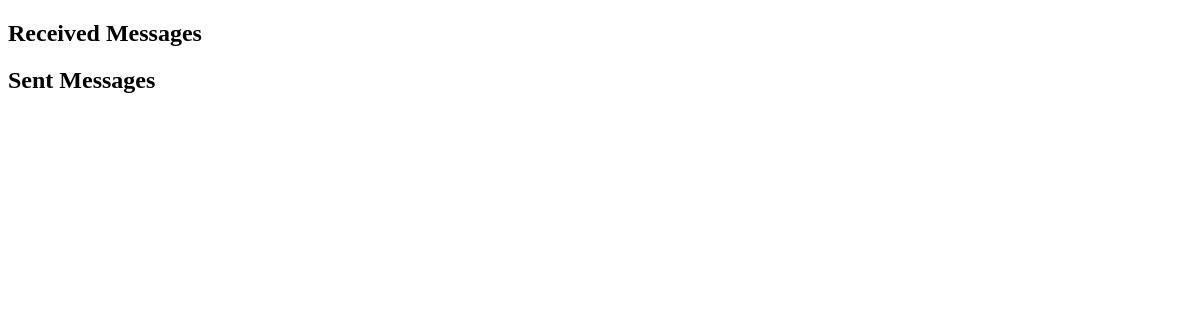
Before: /messages/message_list/ (signed in) with the older database file.
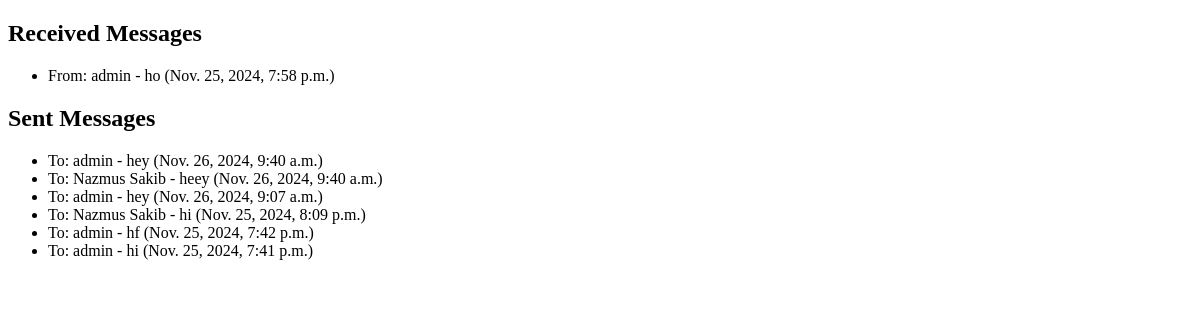
After: the same page with the newer database file.
### message/models.py (models this page shows, shortened)
class Message(models.Model):
    sender = models.ForeignKey(User, related_name="sent_messages", on_delete=models.CASCADE)
    receiver = models.ForeignKey(User, related_name="received_messages", on_delete=models.CASCADE)
    message = models.TextField()
    sent_time = models.DateTimeField(auto_now_add=True)
    is_read = models.BooleanField(default=False)

### message/views.py (the view)
# urls.py: path('message_list/', views.message_list, name='message_list'),
@login_required
def message_list(request):
    received_messages = Message.objects.filter(receiver=request.user).order_by('-sent_time')
    sent_messages = Message.objects.filter(sender=request.user).order_by('-sent_time')
    return render(request, 'message_list.html', {
        'received_messages': received_messages,
        'sent_messages': sent_messages,
    })

### templates/message_list.html (shortened to what this page needs)
<!DOCTYPE html>
<html lang="en">
<head>
</head>
<body>
    <h2>Received Messages</h2>
    <ul>
        {% for message in received_messages %}
            <li>
                From: {{ message.sender.username }} - {{ message.message }} ({{ message.sent_time }})
            </li>
        {% endfor %}
    </ul>
    <h2>Sent Messages</h2>
    <ul>
        {% for message in sent_messages %}
            <li>
                To: {{ message.receiver.username }} - {{ message.message }} ({{ message.sent_time }})
            </li>
        {% endfor %}
    </ul>
</body>
</html>

Changed rows visible on the page:
added Message: sender.username "admin", message "ho", sent_time "Nov. 25, 2024, 7:58 p.m.", shown under "Received Messages"
added Message: receiver.username "admin", message "hey", sent_time "Nov. 26, 2024, 9:40 a.m.", shown under "Sent Messages"
added Message: receiver.username "Nazmus Sakib", message "heey", sent_time "Nov. 26, 2024, 9:40 a.m.", shown under "Sent Messages"
added Message: receiver.username "admin", message "hey", sent_time "Nov. 26, 2024, 9:07 a.m.", shown under "Sent Messages"
added Message: receiver.username "Nazmus Sakib", message "hi", sent_time "Nov. 25, 2024, 8:09 p.m.", shown under "Sent Messages"
added Message: receiver.username "admin", message "hf", sent_time "Nov. 25, 2024, 7:42 p.m.", shown under "Sent Messages"
added Message: receiver.username "admin", message "hi", sent_time "Nov. 25, 2024, 7:41 p.m.", shown under "Sent Messages"
